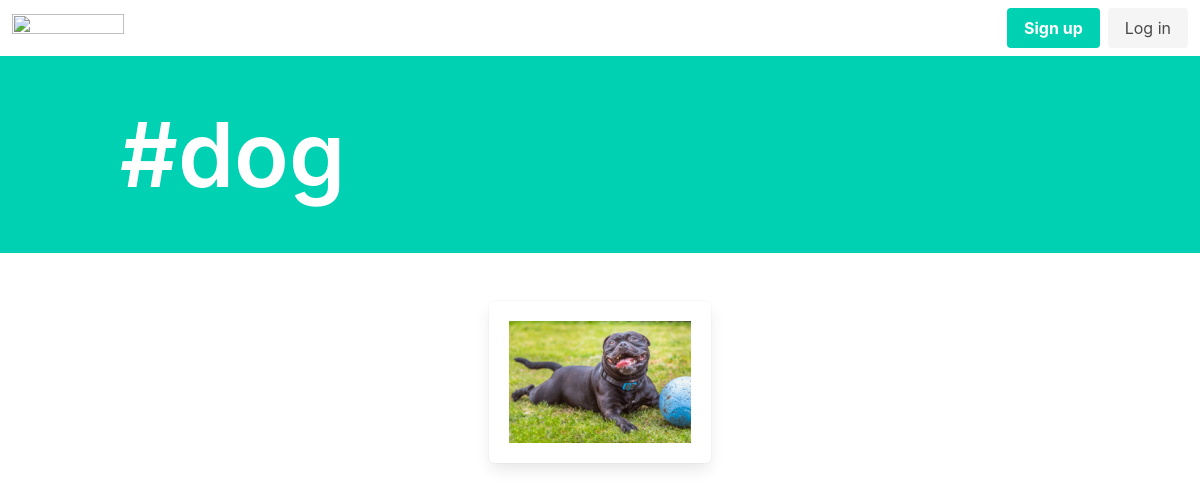
Screenshot of /tag/dog with the database file from the repository.
### market_app/models.py (models this page shows, shortened)
class Tag(models.Model):
    title = models.CharField(max_length=75,verbose_name='Tag')
    slug = models.SlugField(null=False, unique=True)
    class Meta:
        verbose_name_plural = 'Tags'

class Post(models.Model):
    id = models.UUIDField(primary_key=True, default=uuid.uuid4, editable=False)
    picture = models.ImageField(upload_to = user_directory_path, verbose_name='Picture', null=False)
    caption = models.TextField(max_length=1500,verbose_name='Caption')
    posted = models.DateTimeField(auto_now_add=True)
    tags = models.ManyToManyField(Tag,related_name='tags')
    user = models.ForeignKey(User,on_delete=models.CASCADE)
    likes = models.IntegerField(default=0)
    def get_absolute_url(self):
        return reverse("postdetails", args=[str(self.id)])

### market_app/views.py (the view)
# urls.py: path('tag/<slug:tag_slug>',views.Tags,name="tags"),
def Tags(request, tag_slug):
    tag = get_object_or_404(Tag, slug = tag_slug)
    posts = Post.objects.filter(tags=tag).order_by('-posted')
    template = loader.get_template('tag.html')
    context = {
        'posts':posts,
        'tag':tag,
    }
    return HttpResponse(template.render(context,request))

### marketSystem/templates/tag.html (shortened to what this page needs)
{% extends 'base.html' %}
{% load static %}
{% block banner %}
  <section class="hero is-primary">
    <div class="hero-body">
      <div class="container">
        <p style="font-size: 90px" class="title">
          #{{ tag.title }}
        </p>
      </div>
    </div>
  </section>
  {% endblock banner %}
  {% block content %}
      <div class="columns is-multiline is-mobile is-centered">
        {% for post in posts %}
        <div class="column is-one-quarter">
          <div class="box">
            <figure class="image is-254x254">
              <a href="{{ post.get_absolute_url }}"><img src="{{ post.picture.url }}" alt="Image"></a>
            </figure>
          </div>
        </div>
        {% endfor %}
      </div>
  {% endblock content %}

### rows the page displays
Tag: title "dog"
Post: picture (picture)
